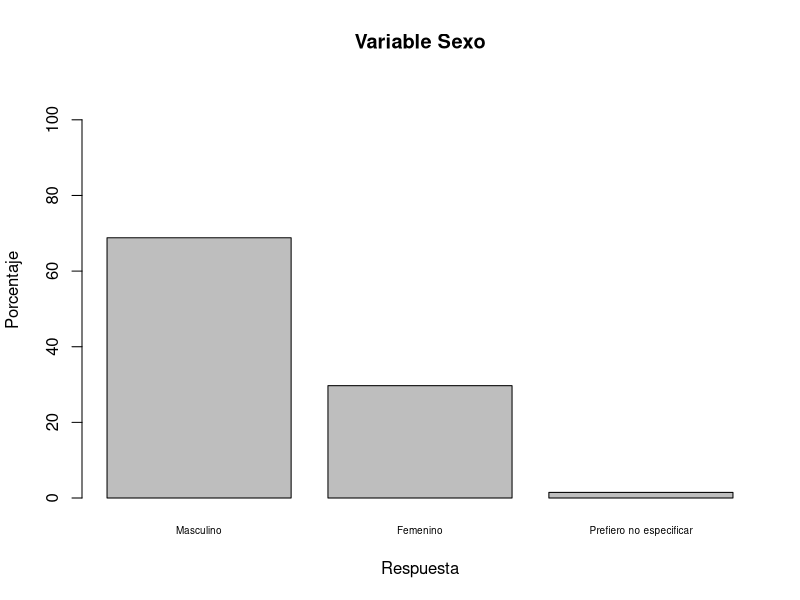
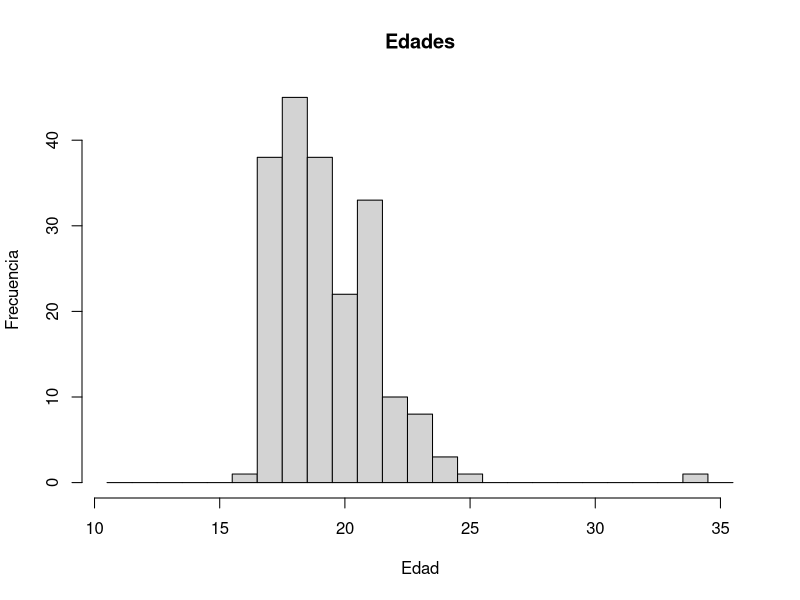
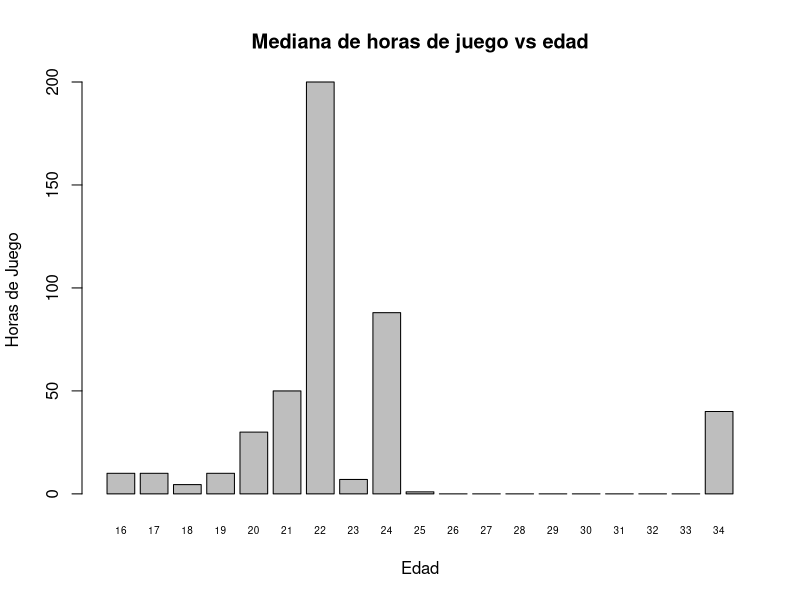
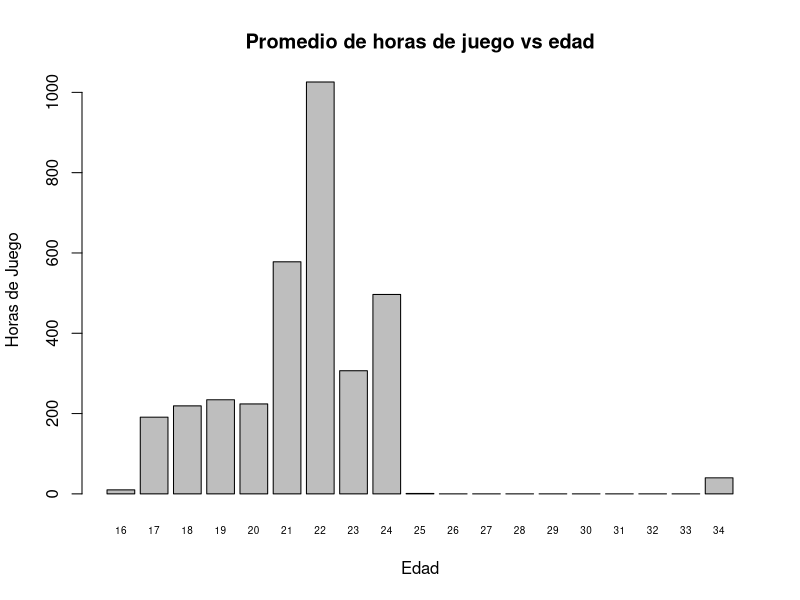
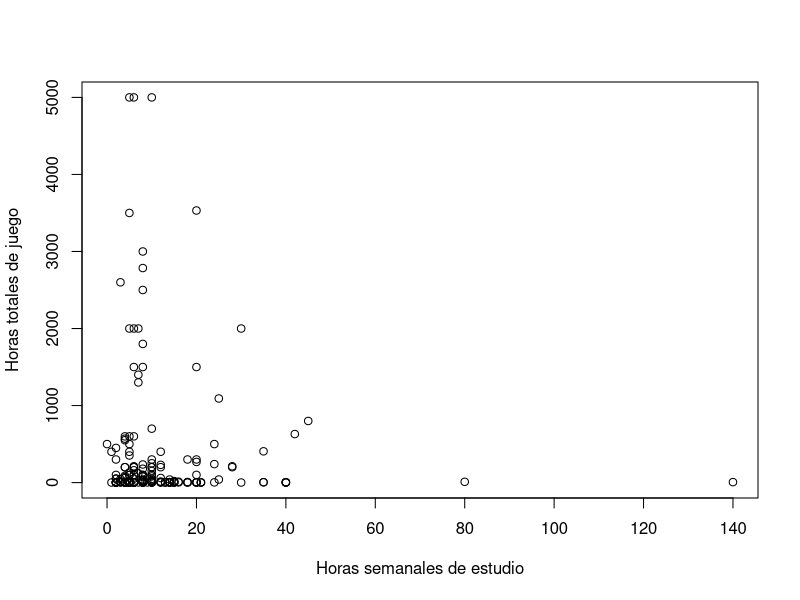
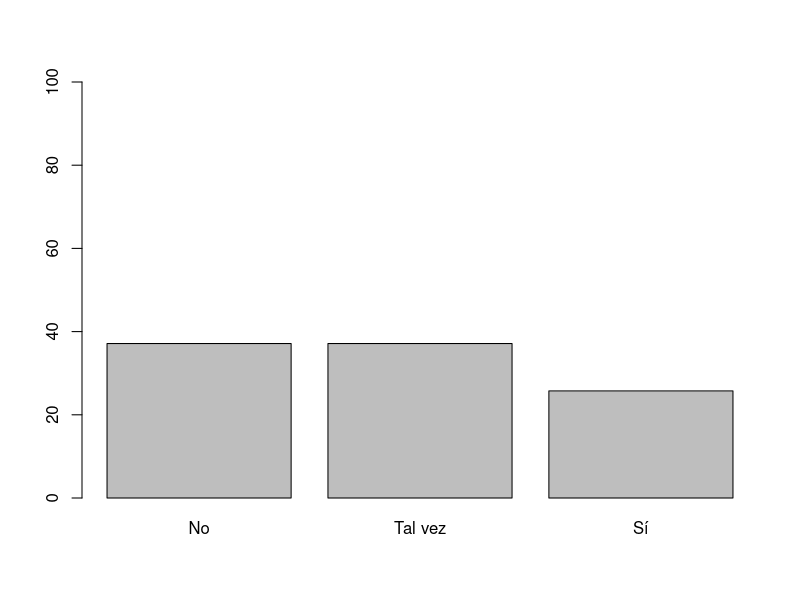
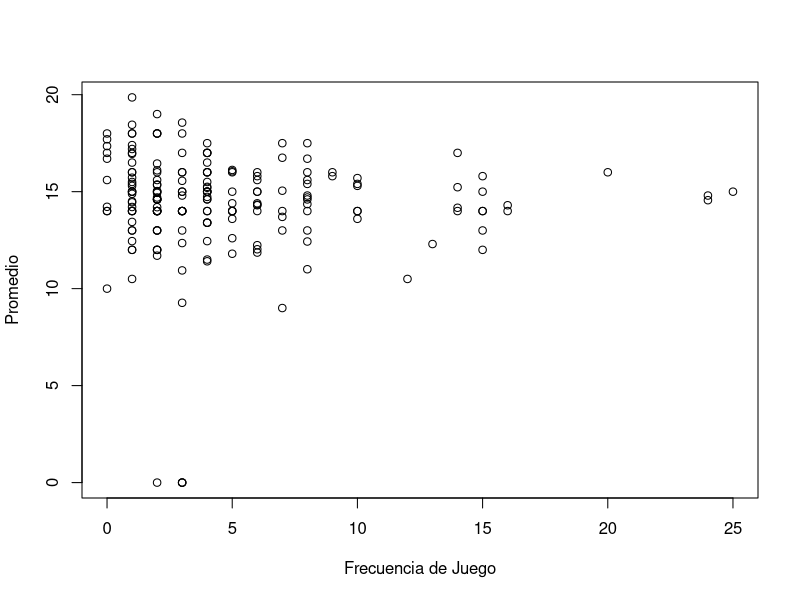
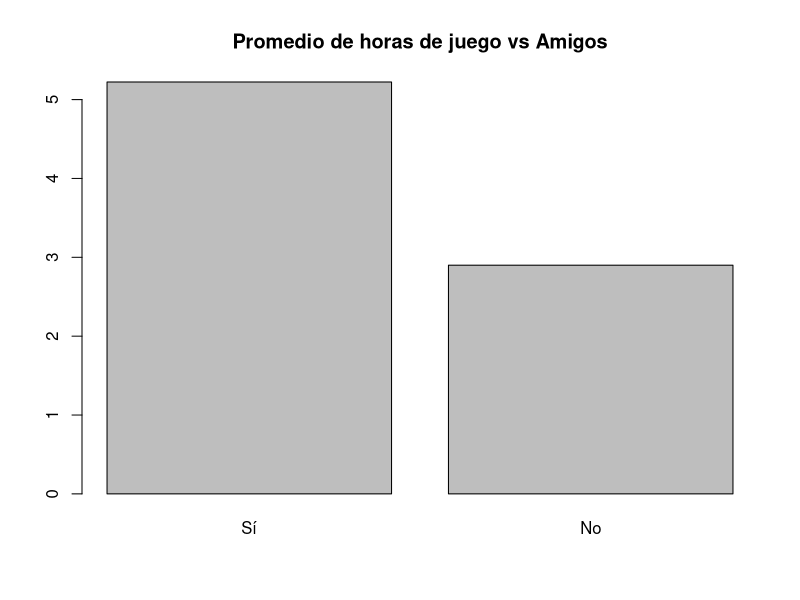

Source code (R) for these figures, in order:
## ---- chunk 1
# dependencias
## encontrar dependencias no instaladas
dependencias <- c('readr','dplyr','rstudioapi','magrittr','tidyverse','stringi','fitdistrplus')
dependencias_no_instaladas <- dependencias[!(dependencias %in% installed.packages()[,'Package'])]
# instalarlas
if(length(dependencias_no_instaladas)>0) install.packages(dependencias_no_instaladas)
## ---- chunk 2
#importar paquetes
library(dplyr)
library(readr)
library(rstudioapi)
library(magrittr)
library(tidyverse)
library(stringi)
library(fitdistrplus)
## ---- chunk 3
#Getting the path of your current open file
#current_path = rstudioapi::getActiveDocumentContext()$path 
#setwd(dirname(current_path ))
## ---- chunk 4
#cargar el archivo csv
DF <- read_csv("Encuesta UTECxVideojuegos.csv"
               , show_col_types = FALSE)
## ---- chunk 5
names(DF)
## ---- chunk 6
# codigo adaptado de https://community.rstudio.com/t/how-to-separate-multiple-choice-multiple-answers-questionnaire-data-that-google-forms-put-in-one-variable/31168

DF <- DF %>%
  mutate(ID = 1:n()) %>%
  mutate(`Tipo de juego de preferencia` = strsplit(`Tipo de juego de preferencia`, split = ";\\s?")) %>%
  unnest() %>%
  mutate(Value = 1) %>%
  spread(`Tipo de juego de preferencia`, Value, fill = 0) %>%
  dplyr::select(-ID)
## ---- chunk 7
# codigo adaptado de https://community.rstudio.com/t/how-to-separate-multiple-choice-multiple-answers-questionnaire-data-that-google-forms-put-in-one-variable/31168

DF <- DF %>%
  mutate(ID = 1:n()) %>%
  mutate(`Juegas más en móvil, PC o en Consola` = strsplit(`Juegas más en móvil, PC o en Consola`, split = ";\\s?")) %>%
  unnest() %>%
  mutate(Value = 1) %>%
  spread(`Juegas más en móvil, PC o en Consola`, Value, fill = 0) %>%
  dplyr::select(-ID)
## ---- chunk 8
DF$`Marca temporal` <- NULL
DF$`Nombre de usuario` <- NULL
DF$`Plataforma` <- NULL
DF$`Género al que pertenece` <- NULL
DF$`...28` <- NULL
DF$`...29` <- NULL
DF$`...30` <- NULL
DF$`...31` <- NULL
DF$`...32` <- NULL
DF$`...33` <- NULL
DF$`...34` <- NULL
DF$`...35` <- NULL
DF$`...36` <- NULL
## ---- chunk 9
DF %>% rename(Codigo = `Código de alumno`
              , Sexo = `Sexo`
              , Edad = `Edad`
              , Carrera = `Carrera`
              , Ciclo = `En que ciclo estas?`
              , Creditos = Créditos
              , Vive_solo = `¿Vive solo en su domicilio?`
              , Ha_jugado = `¿Ha jugado algún videojuegos?`
              , Gasto = `En el último año, cuanto ha gastado relacionado con los videojuegos`
              , Costo = `Costo del último juego que adquiriste`
              , Frecuencia = `Frecuencia con la que juegas en la semana`
              , Estudio = `Durante la semana cuantas horas estudia`
              , Amigos = `Juegas con amigos`
              , Frecuencia_amigos = `Frecuencia con la que juegas en la semana con amigos`
              , Promedio = `¿Cuánto fue su promedio el último ciclo? (Use '.' como decimal)`
              , Afecta = `¿Cree que jugar videojuegos afecta su rendimiento académico?`
              , Favorito = `Mi videojuego favorito seria:`
              , Horas_juego = `¿Horas totales de juego?`
              , Jugar_es_divertido = `Jugar a videojuegos es una actividad divertida`
              , Continua = `Cuando inicio una partida en un videojuego me apetece continuar jugándolo`
              , Bueno = `Creo que soy bueno jugando a videojuegos`
              , Casual = `Juegos casuales (Tipo angry birds, farmville, etc )`
              , Shooter = `Shooters (Videojuegos de disparos)`
              , RPG = `Juegos de rol (RPG)`
              , MOBA = `MOBA (Lol, Dota, etc)`
              , Deportes_y_carreras = `Deportes y carreras`
              , Sandbox = `Sandboxes (Mundos abiertos en los que se puede hacer los que quiera)`
              , Simulacion = Simulación
              , Movil = Móvil
              

              ) -> DF
## ---- chunk 10
DF <- DF[!duplicated(DF$Codigo),]
## ---- chunk 11
DF[grep("[^0-9.]",DF$Codigo),]
## ---- chunk 12
DF <- DF[-grep("[^0-9.]",DF$Codigo),] #Eliminamos la fila 
## ---- chunk 13
table(DF$Sexo)
## ---- chunk 14
table(DF$Edad)
## ---- chunk 15
DF$Edad[DF$Edad == "5"] <- NA
## ---- chunk 16
table(DF$Carrera)
## ---- chunk 17
table(DF$Ciclo)
## ---- chunk 18
DF$Ciclo[DF$Ciclo == "3ro"] <- "3"
DF$Ciclo[DF$Ciclo == "2ro"] <- "2"
DF$Ciclo[DF$Ciclo == "2do"] <- "2"
DF$Ciclo[DF$Ciclo == "0"] <- NA
## ---- chunk 19
DF$Ciclo = as.numeric(DF$Ciclo)
## ---- chunk 20
table(DF$Creditos)
## ---- chunk 21
DF$Creditos[DF$Creditos == "6creditos"] <- "6"
DF$Creditos[DF$Creditos == "Na"] = NA
DF$Creditos[DF$Creditos == "95"] <- "9"
DF$Creditos[DF$Creditos == "83"] <- "8"
DF$Creditos[DF$Creditos == "0"] = NA
## ---- chunk 22
DF$Creditos = as.numeric(DF$Creditos)
## ---- chunk 23
table(DF$Vive_solo)
## ---- chunk 24
DF$Vive_solo = DF$Vive_solo == "Sí"
## ---- chunk 25
table(DF$Ha_jugado)
## ---- chunk 26
DF$Ha_jugado = DF$Ha_jugado == "Sí"
## ---- chunk 27
DF = DF[DF$Ha_jugado,]
## ---- chunk 28
DF$Gasto[grep("[^0-9.]",DF$Gasto)]
## ---- chunk 29
DF$Gasto[DF$Gasto == "-1"] <- NA
DF$Gasto[DF$Gasto == "~400"] <- "400"
DF$Gasto[DF$Gasto == "10 soles"] <- "10"
DF$Gasto[DF$Gasto == "O soles"] <- "0"
DF$Gasto[DF$Gasto == "No"] <- "0"
DF$Gasto[DF$Gasto == "Nada"] <- "0"
DF$Gasto[DF$Gasto == "Js"] <- NA
DF$Gasto[DF$Gasto == "00"] <- "0"
## ---- chunk 30
DF$Gasto <- as.numeric(DF$Gasto)
## ---- chunk 31
DF$Costo[grep("[^0-9.]",DF$Costo)]
## ---- chunk 32
DF$Costo[DF$Costo == "0 soles"] <- "0"
DF$Costo[DF$Costo == "00"] <- "0"
DF$Costo[DF$Costo == "No"] <- NA
DF$Costo[DF$Costo == "J"] <- NA
DF$Costo[DF$Costo == "Fortnite"] <- NA
DF$Costo[DF$Costo == "Nada"] <- "0"
DF$Costo[DF$Costo == "No gaste"] <- "0"
DF$Costo[DF$Costo == "Gratis"] <- "0"
DF$Costo[DF$Costo == "Ninguno"] <- "0"
DF$Costo[DF$Costo == "Need for speed"] <- NA
DF$Costo[DF$Costo == "God of War"] <- NA
DF$Costo[DF$Costo == "Star Wars The Skywalker saga"] <- NA
DF$Costo[DF$Costo == "Spiderman ps4"] <- NA
## ---- chunk 33
DF$Costo <- as.numeric(DF$Costo)
DF$Costo[DF$Costo > 400] = NA
## ---- chunk 34
DF$Frecuencia[grep("[^0-9.]",DF$Frecuencia)]
## ---- chunk 35
DF$Frecuencia[DF$Frecuencia == "2 veces"] <- NA
DF$Frecuencia[DF$Frecuencia == "2 veces a la semana"] <- NA
DF$Frecuencia[DF$Frecuencia == "1b hora"] <- "1"
DF$Frecuencia[DF$Frecuencia == "Nada"] <- 0
DF$Frecuencia[DF$Frecuencia == "14h"] <- "14"
DF$Frecuencia[DF$Frecuencia == "2 horas"] <- "2"
DF$Frecuencia[DF$Frecuencia == "2horas"] <- "2"
DF$Frecuencia[DF$Frecuencia == "5 horas"] <- "5"
DF$Frecuencia[DF$Frecuencia == "Jsj"] <- NA
DF$Frecuencia[DF$Frecuencia == "1:30"] <- "1.5"
DF$Frecuencia[DF$Frecuencia == "3 veces a la semana"] <- NA
DF$Frecuencia[DF$Frecuencia == "5/10"] <- NA
## ---- chunk 36
DF$Frecuencia <- as.numeric(DF$Frecuencia)
## ---- chunk 37
DF$Frecuencia[DF$Frecuencia>50] = NA
## ---- chunk 38
DF$Estudio[grep("[^0-9.]",DF$Estudio)]
## ---- chunk 39
DF$Estudio[DF$Estudio == "3 horas por día"] = "21"
DF$Estudio[DF$Estudio == "14h"] = "14"
DF$Estudio[DF$Estudio == "Depende la semana"] = NA
DF$Estudio[DF$Estudio == "No se"] = NA
DF$Estudio[DF$Estudio == "2h"] = "2"
DF$Estudio[DF$Estudio == "Ys"] = NA
DF$Estudio[DF$Estudio == "6 aprox"] = "6"
## ---- chunk 40
DF$Estudio = as.numeric(DF$Estudio)
## ---- chunk 41
table(DF$Amigos)
## ---- chunk 42
DF$Amigos = DF$Amigos == "Si"
## ---- chunk 43
DF$Frecuencia_amigos[grep("[^0-9.]",DF$Frecuencia_amigos)]
## ---- chunk 44
DF$Frecuencia_amigos[DF$Frecuencia_amigos == "00"] <- "0"
DF$Frecuencia_amigos[DF$Frecuencia_amigos == "No"] <- "0"
DF$Frecuencia_amigos[DF$Frecuencia_amigos == "2 días"] <- NA
DF$Frecuencia_amigos[DF$Frecuencia_amigos == "2veces"] <- NA
DF$Frecuencia_amigos[DF$Frecuencia_amigos == "Cada 2 días"] <- NA
DF$Frecuencia_amigos[DF$Frecuencia_amigos == "Lunes a viernes"] <- NA
## ---- chunk 45
DF$Frecuencia_amigos <- as.numeric(DF$Frecuencia_amigos)
## ---- chunk 46
DF$Promedio[grep("[^0-9.]",DF$Promedio)]
## ---- chunk 47
DF$Promedio[DF$Promedio == "-"] <- NA
DF$Promedio[DF$Promedio == "Cachimba"] <- NA
DF$Promedio[DF$Promedio == "Eso no se pregunta ....T-T"] <- NA
DF$Promedio[DF$Promedio == "Que se yo"] <- NA
DF$Promedio[DF$Promedio == "15,34"] <- "15.34"
DF$Promedio[DF$Promedio == "11,41"] <- "11.41"
DF$Promedio[DF$Promedio == "16,5"] <- "16.5"
DF$Promedio[DF$Promedio == "14,61"] <- "14.61"
DF$Promedio[DF$Promedio == "-1"] <- NA
DF$Promedio[DF$Promedio == "17,7"] <- "17.7"
table(DF$Promedio)
## ---- chunk 48
DF$Promedio <- as.numeric(DF$Promedio)
## ---- chunk 49
table(DF$Afecta)
## ---- chunk 50
DF$Favorito = tolower(DF$Favorito)
## ---- chunk 51
table(DF$Favorito)
## ---- chunk 52
DF$Favorito[grep("free",DF$Favorito)] = 'free fire'
DF$Favorito[grep("dota",DF$Favorito)] = 'dota'
DF$Favorito[grep("brawl",DF$Favorito)] = 'brawl stars'
DF$Favorito[grep("counter|conter|cs",DF$Favorito)] = 'counter strike'
DF$Favorito[grep("fif",DF$Favorito)] = 'fifa'
DF$Favorito[grep("dead",DF$Favorito)] = 'left 4 dead'
DF$Favorito[grep("genshin",DF$Favorito)] = 'genshin impact'
DF$Favorito[grep("lol",DF$Favorito)] = 'league of legends'
DF$Favorito[grep("cod",DF$Favorito)] = 'call of duty'
DF$Favorito[grep("for",DF$Favorito)] = 'fortnite'
DF$Favorito[grep("pokemon|pokémon",DF$Favorito)] = 'pokemon'
DF$Favorito[grep("plantas",DF$Favorito)] = 'plants vs zombies'
DF$Favorito[grep("valorant",DF$Favorito)] = 'valorant'
DF$Favorito[grep("destiny",DF$Favorito)] = 'destiny'
DF$Favorito[grep("hollow",DF$Favorito)] = 'hollow knight'
DF$Favorito[grep("ape",DF$Favorito)] = 'apex legends'
DF$Favorito[grep("smash",DF$Favorito)] = 'smash bros'
DF$Favorito[grep("assassin|assasins",DF$Favorito)] = 'assasins creed'
DF$Favorito[grep("spiderman",DF$Favorito)] = 'spiderman'
DF$Favorito[grep("age",DF$Favorito)] = 'age of empires'
DF$Favorito[grep("pes",DF$Favorito)] = 'age of empires'
DF$Favorito[DF$Favorito == 'good of ward'] = 'god of war'
DF$Favorito[grep("no tengo|ninguno|--|-1|carreras|jsjf|pugcito",DF$Favorito)] = NA
## ---- chunk 53
table(DF$Favorito)
## ---- chunk 54
DF$Horas_juego[grep("[^0-9.]",DF$Horas_juego)]
## ---- chunk 55
DF$Horas_juego[DF$Horas_juego == "--"] <- NA
DF$Horas_juego[DF$Horas_juego == "+200"] <- "200"
DF$Horas_juego[DF$Horas_juego == "2 meses"] <- NA
DF$Horas_juego[DF$Horas_juego == "Más de 200"] <- "200"
DF$Horas_juego[DF$Horas_juego == "Bastantes"] <- NA
DF$Horas_juego[DF$Horas_juego == "No recuerdo"] <- NA
DF$Horas_juego[DF$Horas_juego == "251 horas"] <- "251"
DF$Horas_juego[DF$Horas_juego == "72h"] <- "72"
DF$Horas_juego[DF$Horas_juego == "Zjd"] <- NA
DF$Horas_juego[DF$Horas_juego == "3h"] <- "3"
DF$Horas_juego[DF$Horas_juego == "5h"] <- "5"
DF$Horas_juego[DF$Horas_juego == "6 horas"] <- "6"
DF$Horas_juego[DF$Horas_juego == "2000+"] <- "2000"
DF$Horas_juego[DF$Horas_juego == "30 min"] <- "0.5"
DF$Horas_juego[DF$Horas_juego == "4 a la semana máximo"] <- '4'
## ---- chunk 56
table(DF$Horas_juego)
## ---- chunk 57
DF$Horas_juego <- as.numeric(DF$Horas_juego)
## ---- chunk 58
table(DF$Jugar_es_divertido)
## ---- chunk 59
table(DF$Jugar_es_divertido)
## ---- chunk 60
table(DF$Bueno)
## ---- chunk 61
DF$Arcade = DF$Arcade == 1
DF$Aventura = DF$Aventura == 1
DF$Deportes_y_carreras = DF$Deportes_y_carreras == 1
DF$Estrategia = DF$Estrategia == 1
DF$Casual = DF$Casual == 1
DF$RPG = DF$RPG == 1
DF$MOBA = DF$MOBA == 1
DF$Peleas = DF$Peleas == 1
DF$Plataformas = DF$Plataformas == 1
DF$Sandbox = DF$Sandbox == 1
DF$Shooter = DF$Shooter == 1
DF$Simulacion = DF$Simulacion == 1
DF$Consola = DF$Consola == 1
DF$Movil = DF$Movil == 1
DF$PC = DF$PC == 1
DF$Tablet = DF$Tablet == 1
## ---- chunk 62
print(table(sapply(DF,typeof)))
## ---- chunk 63
barplot( sort((table(DF$Sexo)/sum(!is.na(DF$Sexo)))*100,decreasing=T)
        ,cex.names = 0.6
        ,ylim = c(0,110)
        ,main = "Variable Sexo"
        ,axes = TRUE
        ,xlab = "Respuesta"
        ,ylab = "Porcentaje"
        )
## ---- chunk 64
print(
DF %>%
  group_by(Sexo) %>%
  summarise_at(vars(Gasto), list(name = mean))
)
## ---- chunk 65
print(
DF %>%
  group_by(Sexo) %>%
  summarise_at(vars(Gasto), list(name = median))
)
## ---- chunk 66
hist(DF$Edad
     ,breaks = seq(10.5,35.5,1)
     ,main = "Edades"
     , ylab = "Frecuencia"
     , xlab = "Edad"
     )
## ---- chunk 67
Edad_HorasPromedio = DF %>%
      group_by(Edad) %>%
      summarise(Mean = median(Horas_juego, na.rm = T))

medians_ages = data.frame("edades" = c(16,17,18,19,20,21,22,23,24,25,34),
                          "medianas" = pull(Edad_HorasPromedio[2],-1)[-12])

medians_ages = rbind(medians_ages,data.frame("medianas"=c(0,0,0,0,0,0,0,0),"edades"=c(26,27,28,29,30,31,32,33)))
medians_ages = medians_ages[order(medians_ages$edades),]

barplot(medians_ages$medianas
        ,names = medians_ages$edades
        #,type = "l"
        ,cex.names = 0.6
        ,main = "Mediana de horas de juego vs edad"
        ,ylab = "Horas de Juego"
        ,xlab = "Edad"
        )
## ---- chunk 68
Edad_HorasPromedio = DF %>%
      group_by(Edad) %>%
      summarise(Mean = mean(Horas_juego, na.rm = T))

medians_ages = data.frame("edades" = c(16,17,18,19,20,21,22,23,24,25,34),
                          "medianas" = pull(Edad_HorasPromedio[2],-1)[-12])

medians_ages = rbind(medians_ages,data.frame("medianas"=c(0,0,0,0,0,0,0,0),"edades"=c(26,27,28,29,30,31,32,33)))
medians_ages = medians_ages[order(medians_ages$edades),]

barplot(medians_ages$medianas
        ,names = medians_ages$edades
        #,type = "l"
        ,cex.names = 0.6
        ,main = "Promedio de horas de juego vs edad"
        ,ylab = "Horas de Juego"
        ,xlab = "Edad"
        )
## ---- chunk 69
plot(DF$Estudio,DF$Horas_juego 
     , ylab = 'Horas totales de juego'
     , xlab = 'Horas semanales de estudio')
## ---- chunk 70
print(head(sort(table(DF$Favorito), decreasing = T),5))
## ---- chunk 71
DF$Afecta = factor(DF$Afecta,levels = c("No","Tal vez","Sí"))

barplot(100*table(DF$Afecta)/sum(!is.na(DF$Afecta))
        , ylim = c(0,100)
        )
## ---- chunk 72
plot(DF$Frecuencia,DF$Promedio
     , ylab = "Promedio"
     , xlab =  "Frecuencia de Juego")
## ---- chunk 73
Amigos_Frecuencia = DF %>%
      group_by(Amigos) %>%
      summarise(Mean = mean(Frecuencia, na.rm = T))
Amigos_Frecuencia$Amigos[Amigos_Frecuencia$Amigos] = "Sí"
Amigos_Frecuencia$Amigos[Amigos_Frecuencia$Amigos == "FALSE"] = "No"

Amigos_Frecuencia = Amigos_Frecuencia[order(Amigos_Frecuencia$Mean)]

barplot(rev(Amigos_Frecuencia$Mean),
        names = rev(Amigos_Frecuencia$Amigos)
        ,cex.names = 1
        ,main = "Promedio de horas de juego vs Amigos"
        )
## ---- chunk 74
preferidos = c(sum(DF$Arcade),sum(DF$Aventura),sum(DF$Deportes_y_carreras),sum(DF$Casual),sum(DF$RPG),sum(DF$MOBA),sum(DF$Peleas),sum(DF$Plataformas),sum(DF$Sandbox),sum(DF$Shooter),sum(DF$Simulacion),sum(DF$Estrategia))
preferidos_labels = c('Arcade','Aventura','Deportes/Carreras','Casual','RPGs','MOBA','Peleas','Plataformas','Sandbox','Shooter','Simulacion','Estrategia')

preferidos_df = data.frame("preferidos" = preferidos,
                           "nombres" = preferidos_labels)
preferidos_df = 
preferidos_df %>% arrange(desc(preferidos))


barplot(preferidos_df$preferidos
        , names.arg = preferidos_df$nombres
        , las = 2
        , cex.names = 0.6
        , main = 'Frecuencias de Preferencia de Géneros'
        )
## ---- chunk 75
preferidos = c(sum(DF$Consola),sum(DF$Movil),sum(DF$PC),sum(DF$Tablet))
preferidos_labels = c('Consola','Movil','PC','Tablet')

preferidos_df = data.frame("preferidos" = preferidos,
                           "nombres" = preferidos_labels)
preferidos_df = 
preferidos_df %>% arrange(desc(preferidos))


barplot(preferidos_df$preferidos
        , names.arg = preferidos_df$nombres
        , las = 2
        , cex.names = 0.6
        , main = 'Frecuencias de Preferencia de Plataforma'
        )
## ---- chunk 76
hist(DF$Costo,
     main="Histograma de Precios de Compra Incluyendo Ceros",
     ylab = "Densidad",
     xlab = "Costo del ultimo videojuego comprado",
     #breaks = 30,
     prob = T
     )
## ---- chunk 77
Costo_No_ceros = DF$Costo[DF$Costo != 0 & DF$Costo < 400 & !is.na(DF$Costo)]

hist(Costo_No_ceros,
  main="Histograma de Precios de Compra",
  ylab = "Densidad",
  xlab = "Precios de Compra",
  freq = TRUE,
  breaks = seq(0,300,by=10),
  xlim = c(0,300),
  #ylim = c(0,30)
)
abline(v=c(50,200),
       col="red",
       lwd=3
       )
text(x=c(0,110,215),y=c(20),c("Indie","AA", "AAA"))
## ---- chunk 78
Costos_Indie = Costo_No_ceros[Costo_No_ceros <= 50]
Costos_AA = Costo_No_ceros[Costo_No_ceros > 50 & Costo_No_ceros <= 200]
Costos_AAA = Costo_No_ceros[Costo_No_ceros > 200]
## ---- chunk 79
par(mfrow=c(1,3))
hist(Costos_Indie,
     breaks=5,
     main = "Indie"
     )

max(Costos_AA)
min(Costos_AA)
hist(Costos_AA,
     breaks=seq(50, 200, 30),
     main = "AA"
     )
hist(Costos_AAA,
     breaks=5,
     main = "AAA"
     )
## ---- chunk 80
min(Costos_AA)
max(Costos_AA)
